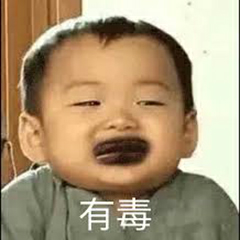
#> input picture Tensorflow与openCV/图像处理/4.图像特效/ztyd.png, 240 x 240 px
$ jupyter execute '02图片颜色反转.ipynb'
#> lines starting #> are read from the running program, lines starting #| are printed output that depends on the picture
[cell 1]
import cv2
import numpy as np

[cell 2]
img = cv2.imread('ztyd.png',1)
#> img is the input picture: shape (240, 240, 3); mean B, G, R 117.1, 149, 170.1
imgInfo = img.shape
#> imgInfo = (240, 240, 3)
height = imgInfo[0]
#> height = 240
width = imgInfo[1]
#> width = 240

[cell 3]
#彩色转灰度   255-灰度值
gray = cv2.cvtColor(img,cv2.COLOR_RGB2GRAY)
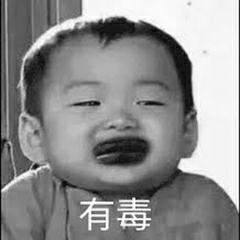
#> gray: shape (240, 240); min 2, max 255, mean 141.9
dst = np.zeros((height,width,1),np.uint8)
for i in range(0,height):
    for j in range(0,width):
        grayPixel = gray[i,j]
        dst[i,j] = 255-grayPixel
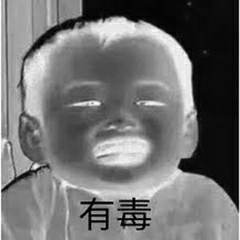
#> dst: shape (240, 240, 1); min 0, max 253, mean 113.1
cv2.imwrite('zmy_fz.jpg',dst)
#> Out = True

[cell 4]
dst = np.zeros((height,width,3),np.uint8)
for i in range(0,height):
    for j in range(0,width):
        (g,b,r) = img[i,j]
        dst[i,j] = (255-g,255-b,255-r)
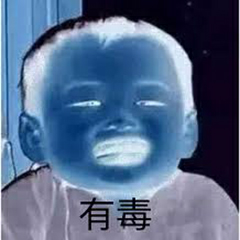
#> dst: shape (240, 240, 3); mean B, G, R 137.9, 106, 84.9
cv2.imwrite('ztyd.jpg',dst)
#> Out = True

$ run again, with Tensorflow与openCV/图像处理/4.图像特效/mg.png copied over Tensorflow与openCV/图像处理/4.图像特效/ztyd.png
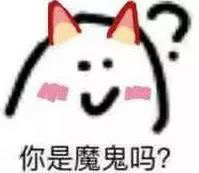
#> input picture Tensorflow与openCV/图像处理/4.图像特效/mg.png, 199 x 173 px
#> img is the input picture: shape (173, 199, 3); mean B, G, R 204.8, 205.4, 212.2
#> after the loop `for i in range(0,height):`:
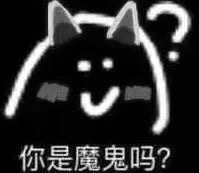
#> dst: shape (173, 199, 1); min 0, max 255, mean 48.9
#> `cv2.imwrite('zmy_fz.jpg',dst)`: Out = True
#> after the loop `for i in range(0,height):`:
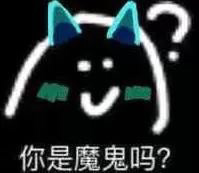
#> dst: shape (173, 199, 3); mean B, G, R 50.2, 49.6, 42.8
